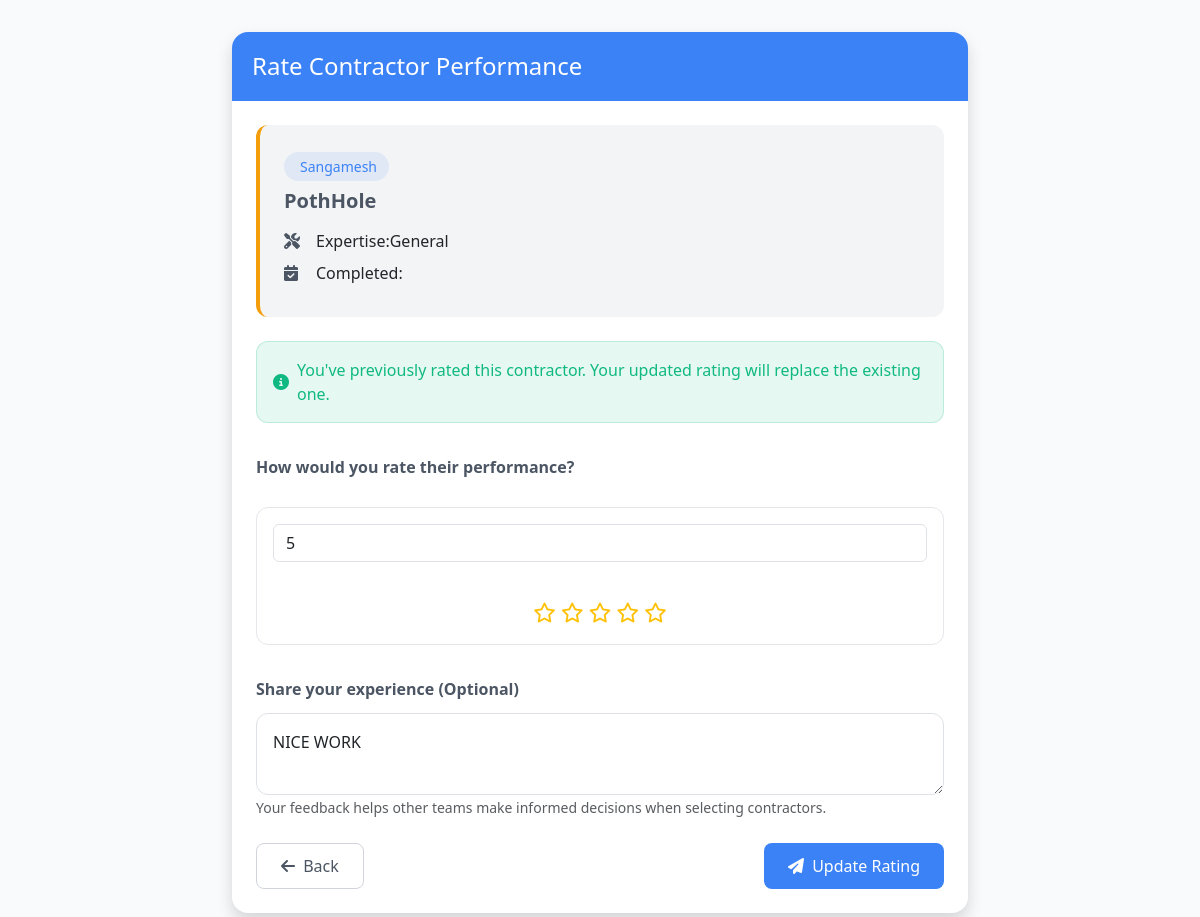
/issues/issues/9/rate/ (signed in), run on the app's committed database.
### contractor/models.py (models this page shows, shortened)
class Contractor(models.Model):
    user = models.OneToOneField(User, on_delete=models.CASCADE, related_name='contractor_profile')
    name = models.CharField(max_length=255)
    expertise = models.CharField(max_length=255)
    contact_info = models.CharField(max_length=255)
    credit_score = models.DecimalField(max_digits=3, decimal_places=2, default=1.00)
    authority = models.ForeignKey(Authority, on_delete=models.CASCADE, related_name='contractors')
    total_completed_issues = models.PositiveIntegerField(default=0)
    is_active = models.BooleanField(default=True)
    created_at = models.DateTimeField(auto_now_add=True)
    updated_at = models.DateTimeField(auto_now=True)

### issues/models.py (models this page shows, shortened)
class Issue(models.Model):
    STATUS_CHOICES = [
        ('new', 'New'),
        ('pending', 'Pending'),
        ('in_progress', 'In Progress'),
        ('completed', 'Completed')
    ]
    title = models.CharField(max_length=255)
    description = models.TextField()
    location = models.TextField()
    latitude = models.FloatField(null=True, blank=True)
    longitude = models.FloatField(null=True, blank=True)
    address = models.CharField(max_length=512, null=True, blank=True)
    status = models.CharField(max_length=50, choices=STATUS_CHOICES, default='new')
    upvotes_count = models.PositiveIntegerField(default=0)
    reported_by = models.ForeignKey(User, on_delete=models.CASCADE, related_name='reported_issues')
    contractor = models.ForeignKey('contractor.Contractor', null=True, blank=True, on_delete=models.SET_NULL, related_name='assigned_issues')
    government_authority = models.ForeignKey('authorities.Authority', on_delete=models.CASCADE, related_name='jurisdiction_issues')
    created_at = models.DateTimeField(auto_now_add=True)
    updated_at = models.DateTimeField(auto_now=True)
    completed_at = models.DateTimeField(null=True, blank=True)

class UserRating(models.Model):
    issue = models.ForeignKey(Issue, on_delete=models.CASCADE, related_name='ratings')
    user = models.ForeignKey(User, on_delete=models.CASCADE, related_name='given_ratings')
    contractor = models.ForeignKey(Contractor, on_delete=models.CASCADE, related_name='received_ratings')
    rating = models.IntegerField(validators=[MinValueValidator(1), MaxValueValidator(5)])
    comment = models.TextField(blank=True)
    created_at = models.DateTimeField(auto_now_add=True)
    updated_at = models.DateTimeField(auto_now=True)

### issues/views.py (the view)
# urls.py: path('issues/<int:issue_id>/rate/', views.rate_contractor, name='rate_contractor'),
@login_required
def rate_contractor(request, issue_id):
    issue = get_object_or_404(Issue, id=issue_id, status='completed')
    contractor = issue.contractor
    if not contractor:
        messages.error(request, "This issue doesn't have a contractor assigned.")
        return redirect('issue_detail', issue_id=issue.id)
    existing_rating = UserRating.objects.filter(user=request.user, issue=issue).first()
    if request.method == 'POST':
        if existing_rating:
            form = UserRatingForm(request.POST, instance=existing_rating)
        else:
            form = UserRatingForm(request.POST)
        if form.is_valid():
            rating = form.save(commit=False)
            rating.user = request.user
            rating.issue = issue
            rating.contractor = contractor
            rating.updated_at = timezone.now()
            rating.save()
            messages.success(request, "Your rating has been submitted successfully.")
            return redirect('issue_detail', issue_id=issue.id)
    else:
        if existing_rating:
            form = UserRatingForm(instance=existing_rating)
        else:
            form = UserRatingForm()
    return render(request, 'rate_contractor.html', {
        'issue': issue,
        'contractor': contractor,
        'form': form,
        'existing_rating': existing_rating,
    })

### issues/forms.py
class UserRatingForm(forms.ModelForm):
    class Meta:
        model = UserRating
        fields = ['rating', 'comment']
        widgets = {
            'rating': forms.NumberInput(attrs={'class': 'form-control', 'min': 1, 'max': 5}),
            'comment': forms.Textarea(attrs={'class': 'form-control', 'rows': 3, 'placeholder': 'Share your experience with the contractor'})
        }

### issues/context_processors.py (called while the page is built)
def issue_utils(request):
    from issues.models import UserRating
    def has_been_rated_by(issue, user):
        if not user.is_authenticated:
            return False
        return UserRating.objects.filter(issue=issue, user=user).exists()
    return {
        'has_been_rated_by': has_been_rated_by
    }

### templates/rate_contractor.html (shortened to what this page needs)
<!DOCTYPE html>
{% load static %}
<html lang="en">
<head>
    <link href="https://cdn.jsdelivr.net/npm/bootstrap@5.3.0/dist/css/bootstrap.min.css" rel="stylesheet">
    <link rel="stylesheet" href="https://cdnjs.cloudflare.com/ajax/libs/font-awesome/6.4.0/css/all.min.css">
</head>
<body>
    <div class="page-container">
        <div class="container">
            <div class="row justify-content-center">
                <div class="col-lg-8 col-md-10">
                    <div class="card shadow">
                        <div class="card-header">
                            <h4 class="mb-0">Rate Contractor Performance</h4>
                        </div>
                        <div class="card-body p-4">
                            <div class="issue-info mb-4">
                                <div class="contractor-badge mb-2">
                                    {{ contractor.name }}
                                </div>
                                <h5>{{ issue.title }}</h5>
                                <div class="info-row">
                                    <i class="fas fa-tools"></i>
                                    <span>Expertise:</span> {{ contractor.expertise }}
                                </div>
                                <div class="info-row">
                                    <i class="fas fa-calendar-check"></i>
                                    <span>Completed:</span> {{ issue.completed_at|date:"F d, Y" }}
                                </div>
                            </div>
                            {% if existing_rating %}
                                <div class="alert-existing d-flex align-items-center">
                                    <i class="fas fa-info-circle me-2"></i>
                                    <p class="mb-0">You've previously rated this contractor. Your updated rating will replace the existing one.</p>
                                </div>
                            {% endif %}
                            <form method="post">
                                <div class="rating-container">
                                    <label class="form-label">How would you rate their performance?</label>
                                    <div class="rating-options">
                                        {% for radio in form.rating %}
                                            <div class="rating-option" id="container-{{ radio.id_for_label }}">
                                                <div class="custom-control">
                                                    {{ radio.tag }}
                                                </div>
                                                <div class="star-rating">
                                                    {% with value=radio.choice_value|add:"0" %}
                                                        {% for i in '12345' %}
                                                            {% if forloop.counter <= value %}
                                                                <i class="fas fa-star text-warning"></i>
                                                            {% else %}
                                                                <i class="far fa-star text-warning"></i>
                                                            {% endif %}
                                                        {% endfor %}
                                                    {% endwith %}
                                                </div>
                                            </div>
                                        {% endfor %}
                                    </div>
                                </div>
                                <div class="form-group mt-4">
                                    <label for="{{ form.comment.id_for_label }}" class="form-label">Share your experience (Optional)</label>
                                    <textarea id="{{ form.comment.id_for_label }}" name="{{ form.comment.html_name }}" class="form-control comment-area" placeholder="What went well? What could have been improved?">{{ form.comment.value|default:'' }}</textarea>
                                    <small class="form-text text-muted mt-2">
                                        Your feedback helps other teams make informed decisions when selecting contractors.
                                    </small>
                                </div>
                                <div class="mt-4 d-flex justify-content-between">
                                    <a href="{% url 'issue_detail' issue.id %}" class="btn btn-outline-secondary">
                                        <i class="fas fa-arrow-left me-1"></i> Back
                                    </a>
                                    <button type="submit" class="btn btn-primary">
                                        <i class="fas fa-paper-plane me-1"></i>
                                        {% if existing_rating %}Update{% else %}Submit{% endif %} Rating
                                    </button>
                                </div>
                            </form>
                        </div>
                    </div>
                </div>
            </div>
        </div>
    </div>
</body>
</html>

### templates/rate_contractor.html (style rules this page uses)
:root { --primary-color: #3b82f6; --secondary-color: #f59e0b; --light-gray: #f3f4f6; --dark-gray: #4b5563; --success-color: #10b981; }
body { background-color: #f8fafc; font-family: 'Segoe UI', Roboto, 'Helvetica Neue', Arial, sans-serif; color: #333; }
.page-container { padding: 2rem 1rem; }
.card { border: none; border-radius: 1rem; box-shadow: 0 10px 15px -3px rgba(0, 0, 0, 0.1), 0 4px 6px -2px rgba(0, 0, 0, 0.05); overflow: hidden; }
.card-header { background-color: var(--primary-color); color: white; padding: 1.25rem; border-bottom: none; }
.issue-info { background-color: var(--light-gray); border-radius: 0.75rem; padding: 1.5rem; position: relative; overflow: hidden; border-left: 4px solid var(--secondary-color); }
.issue-info h5 { color: var(--dark-gray); margin-bottom: 1rem; font-weight: 600; }
.contractor-badge { display: inline-flex; align-items: center; background-color: rgba(59, 130, 246, 0.1); color: var(--primary-color); padding: 0.25rem 0.75rem; border-radius: 9999px; font-size: 0.875rem; font-weight: 500; margin-bottom: 0.5rem; }
.info-row { display: flex; align-items: center; margin-bottom: 0.5rem; }
.info-row i { width: 1.5rem; color: var(--dark-gray); margin-right: 0.5rem; }
.info-row span { font-weight: 500; }
.rating-container { margin: 2rem 0; }
.rating-options { display: flex; flex-wrap: wrap; gap: 1rem; margin-top: 1rem; }
.rating-option { flex: 1 0 150px; background-color: white; border: 1px solid #e5e7eb; border-radius: 0.75rem; padding: 1rem; text-align: center; transition: all 0.3s ease; cursor: pointer; position: relative; }
.star-rating { margin-top: 0.75rem; font-size: 1.25rem; }
.comment-area { border-radius: 0.75rem; padding: 1rem; min-height: 120px; resize: vertical; }
.form-label { font-weight: 600; color: var(--dark-gray); margin-bottom: 0.75rem; }
.btn-primary { background-color: var(--primary-color); border: none; border-radius: 0.5rem; padding: 0.625rem 1.5rem; font-weight: 500; transition: all 0.2s ease; }
.btn-outline-secondary { color: var(--dark-gray); border-color: #d1d5db; border-radius: 0.5rem; padding: 0.625rem 1.5rem; font-weight: 500; }
.alert-existing { background-color: rgba(16, 185, 129, 0.1); border: 1px solid rgba(16, 185, 129, 0.2); color: var(--success-color); border-radius: 0.75rem; padding: 1rem; margin-bottom: 1.5rem; }

### data on the page
Contractor: name "Sangamesh", expertise "General"
Issue: title "PothHole"
UserRating: comment "NICE WORK"
